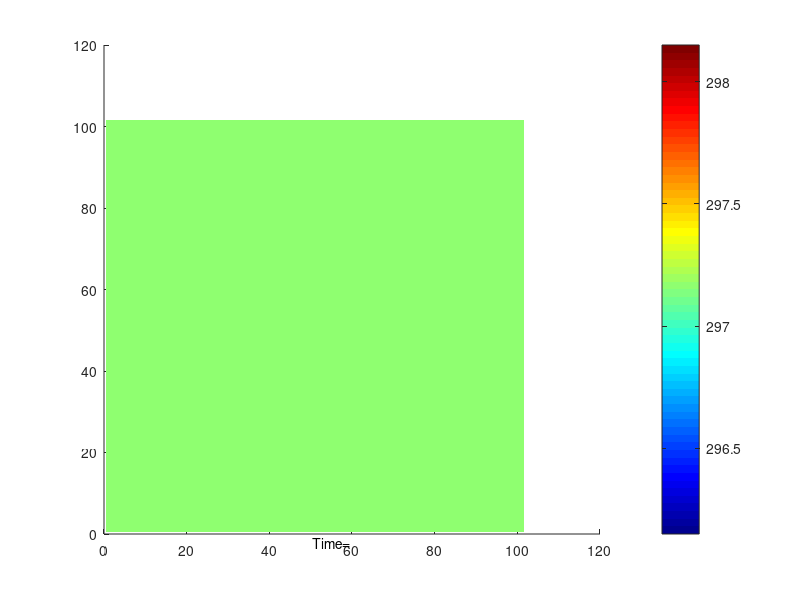

This chart was generated by the following MATLAB code: (Note: this script raises an error after producing the figure.)
% https://www.comsol.com/model/out-of-plane-heat-transfer-for-a-thin-plate-493

close all;
clear all;
clc;

tF = 500;             % Simulation time, modify accordingly

dz = 0.01;
cp = 385;
K = 400;
rho = 8960;
alpha = K/(rho*cp);
beta = dz*rho*cp;

dx = 0.01;
dy = 0.01;
dt = 0.001;           % Small enough to not cause instability

ly = 1;               % 1x1 m^2
lx = 1;
Nx = lx/dx+1;         % +1, because we start from 0 to Nx
Ny = ly/dy+1;         % +1, because we start from 0 to Ny
Nt = tF/dt;

h = 10;
sigma = 5.67e-8;
e = 0.5;
T_inf = 300;

% Some extra nodes for phantom nodes
u_array = zeros(Ny+2,Nx+1);       % No advection
v_array = zeros(Ny+2,Nx+1);       % No advection
T_array = 297.15*ones(Ny+2,Nx+1); % Initial condition 
f_array = zeros(Ny+2,Nx+1);       % No external forcing component

% Preparation for plotting
hfig = figure;
hold on;

clims = [300 800];
im = imagesc(T_array(2:end-1,1:end-1), clims);
colormap(jet);
colorbar;

htext = text(Nx/2,-2, 'Time=');
htext.FontWeight = 'bold';
 
axis off equal;
title('Thin Plate');

for k = 1 : Nt 
    
    % Heat source at left-edge of the plate, keep it true at all time
    T_array = apply_bc(T_array, dx, dy, ...
              ["Dirichlet", "Neumann", "Neumann", "Neumann"], ...
              [800, 0, 0, 0]);

    % Calculate the forcing component
    f_array(2:end-1,2:end-1) = -(2*h/beta*(T_array(2:end-1,2:end-1) - T_inf) ...
                      + 2*e*sigma/beta*(T_array(2:end-1,2:end-1).^4 - T_inf^4));      
                  
    T_array = advection_diffusion(T_array, ...
                                  u_array, ...
                                  v_array, ...
                                  dt, ...
                                  dx, ...
                                  dy, ...
                                  alpha, ...
                                  f_array);
    if mod(k-1,10000) == 0                              
        im.CData = T_array(2:end-1,1:end-1);
        htext.String = ['Time=', num2str((k-1)*dt),'s'] ;
        drawnow;
        write2gif(hfig, k, 'thinplate.gif');         
    end
end